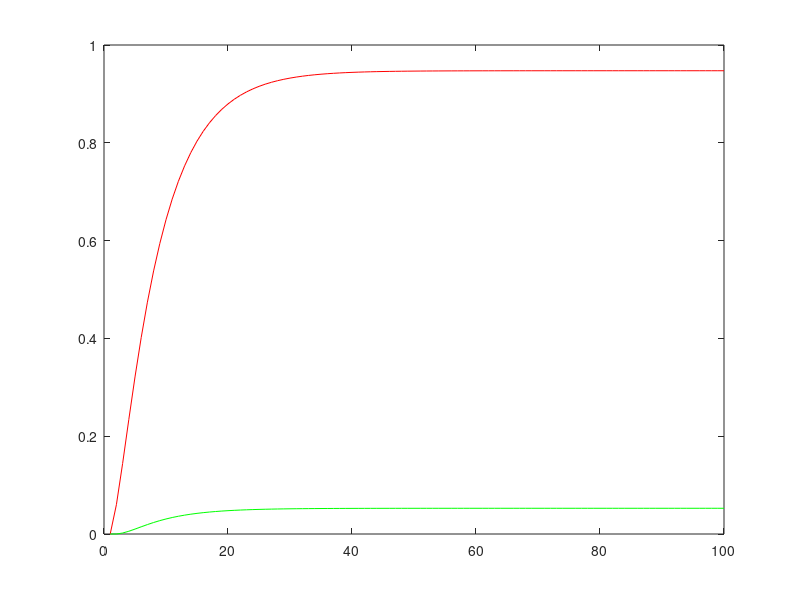

This chart was generated by the following MATLAB code:
close all;
clear all;
clc;
%% a) Designar a matriz de transiçao de estados 
T = [0.8 0 0 0.3 0 ; 0.2 0.6 0 0.2 0 ; 0 0.3 1 0 0 ; 0 0.1 0 0.4 0 ; 0 0 0 0.1 1];

%% b)
x0 = [1 ; 0 ; 0 ; 0 ; 0]; %% T

n = 1:100; %% variavel n a variar entre 1:100
estado2 = zeros(1,100);
%% 
%%com n a variar de 1 ate ao 100
for i =1:100
    v = T^i*x0;
    estado2(i) = v(2);
end

plot(n, estado2);

%% c)
%usando do mesmo x0 acima 
n = 1:100;
estado3 = zeros(1,100);
estado5 = zeros(1,100);

for i =1:100
    v = T^i*x0;
    estado3(i) = v(3);
    estado5(i) = v(5);
end

plot(n, estado3, "r");
hold on;
plot(n, estado5, "g");

%% d)
Tcan = [0.8 0 0.3 0 0 ; 0.2 0.6 0.2 0 0 ; 0 0.1 0.4 0 0 ; 0 0.3 0 1 0 ; 0 0 0.1 0 1];

Q = Tcan(1:3,1:3)

%% f) 

F = inv(eye(length(Q))-Q)

%% g)
E = sum(F);
fprintf("Nº passos a começar em 1: %f\n", E(1));
fprintf("Nº passos a começar em 2: %f\n", E(2));
fprintf("Nº passos a começar em 4: %f\n", E(3));

%% g)
R = Tcan(4:5,1:3);
B = R*F;

fprintf("Começando no estado 1, prob. absorção do estado 3: %f\n", B(1,1));
fprintf("Começando no estado 1, prob. absorção do estado 5: %f\n", B(2,1));
